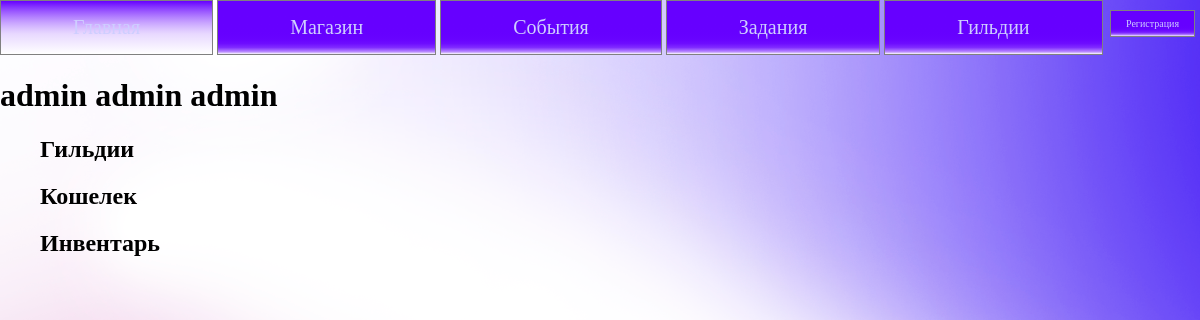
The app's page /profile/1 with its own data.
### vtb/models.py (models this page shows, shortened)
class Users(models.Model):
    user = models.ForeignKey(User, on_delete=models.PROTECT, null=True)
    firstname = models.CharField(max_length=64)
    name = models.CharField(max_length=64)
    lastname = models.CharField(max_length=64)
    role = models.ForeignKey('Roles', on_delete=models.PROTECT, null=True)
    privateKey = models.CharField(max_length=128, null=True)
    publicKey = models.CharField(max_length=128, null=True)
    class Meta:
        verbose_name = 'Пользователи'
        verbose_name_plural = 'Пользователи'

### vtb/views.py (the view)
# urls.py: path('profile/<int:user_id>', profile, name='profile'),
def profile(request, user_id):
    myuser = Users.objects.get(user_id=user_id)
    return render(request, 'vtb/profile.html', {'menu': menu, 'myuser': myuser})

### vtb/templatetags/vtb_tags.py (called while the page is built)
@register.simple_tag()
def get_guilds(guild_user_id):
    user_guilds = GuildUsers.objects.filter(guild_user_id=guild_user_id)
    return user_guilds

### vtb/templates/vtb/profile.html (shortened to what this page needs)
{% extends 'vtb/base.html' %}
{% load vtb_tags %}
{% block content %}
<h1>{{myuser.firstname}} {{myuser.name}} {{myuser.lastname}}</h1>
<div vlass="left_panel">
    <ul class="user_menu">
        <h2>Гильдии</h2>
            {% get_guilds myuser.id as guilds %}
        <li>
            <h2><a href="{% url 'wallet' myuser.id %}">Кошелек</a></h2>
        </li>
        <li><h2><a href="{% url 'inventory' myuser.id %}">Инвентарь</a></h2></li>
    </ul>
</div>
{% endblock %}

### vtb/static/vtb/css/style.css (style rules this page uses)
body { margin: 0px; background-image: url("../images/background.png"); }
a { font-family: "Times New Roman"; text-decoration: none; color: black; }
ul { list-style: none; }

### records on screen
Users: firstname "admin", name "admin", lastname "admin"

### other values on screen
{{ m.title }} "Главная" "Магазин" "События" "Задания" "Гильдии"
